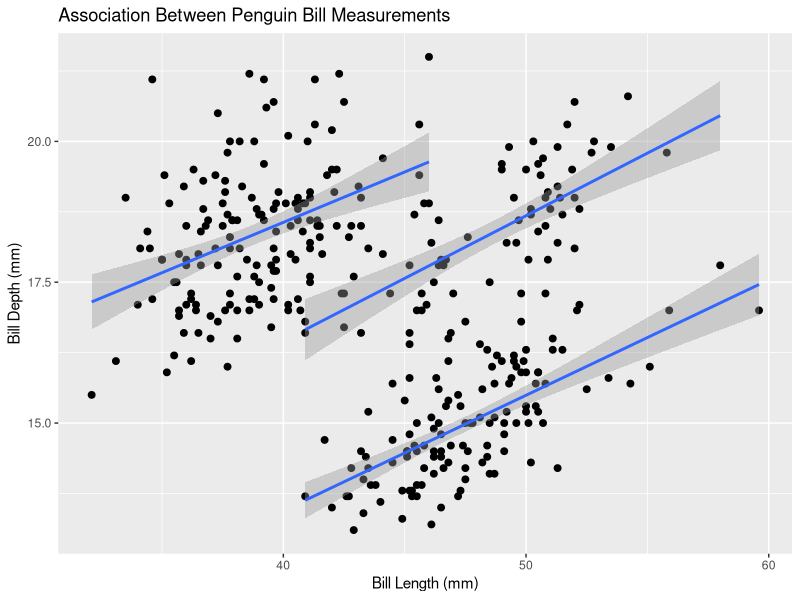

Reproduce this figure in R.
# Need ggplot2
library(ggplot2)
library(palmerpenguins)

penguin_gg <- ggplot(data = penguins, aes(x = bill_length_mm, y = bill_depth_mm)) +
  geom_point(size = 2) +
  labs(x = "Bill Length (mm)", y = "Bill Depth (mm)",
       title = "Association Between Penguin Bill Measurements") +
  geom_smooth(aes(group = species), method = "lm")
penguin_gg
